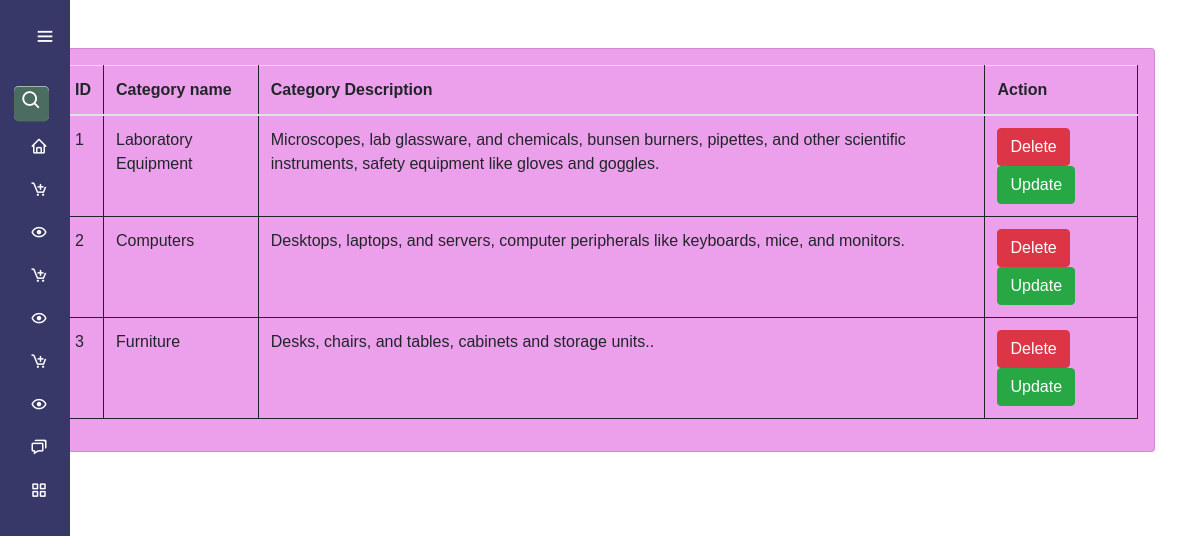
The page /category_list/ on the database its author committed.
### Invent/models.py (models this page shows, shortened)
class Cate(models.Model):
    category_name=models.CharField(max_length=50)
    category_des=models.TextField()

### Invent/views.py (the view)
# urls.py: path('category_list/',category_list,name="category_list"),
def category_list(request):
    queryset = Cate.objects.all()
    context = {'category': queryset}
    return render(request, "category_view.html", context)

### Invent/templates/category_view.html (shortened to what this page needs)
{% extends "base_side.html" %} {% block start %}
<div class="container mt-5">
  <form
    class="col-40 mx-auto card p-3 shadow-1g"
    method="POST"
    enctype="multipart/form-data"
    style="background-color: rgb(236, 160, 236);"
  >
    <table class="table" style="width: 100%;">
      <thead>
        <tr>
          <th scope="col">ID</th>
          <th scope="col">Category name</th>
          <th scope="col">Category Description</th>
          <th scope="col">Action</th>
        </tr>
      </thead>
      <tbody>
        {% for category in category %}
        <tr>
          <td>{{ forloop.counter }}</td>
          <td>{{ category.category_name }}</td>
          <td>{{ category.category_des }}</td>
          <td>
            <a href="/delete_bt/{{category.id}}" class="btn btn-danger">Delete</a>
            <a href="/updatebt/{{category.id}}" class="btn btn-success">Update</a>
          </td>
        </tr>
        {% endfor %}
      </tbody>
    </table>
</div>
{% endblock %}

### Invent/templates/base_side.html (style rules this page uses)
table, th, td { border: 1px solid; }

### rows shown on the page
Cate: category_name "Laboratory Equipment", category_des "Microscopes, lab glassware, and chemicals, bunsen burners, pipettes, and other scientific instruments, safety equipment like gloves and goggles."
Cate: category_name "Computers", category_des "Desktops, laptops, and servers, computer peripherals like keyboards, mice, and monitors."
Cate: category_name "Furniture", category_des "Desks, chairs, and tables, cabinets and storage units.."
